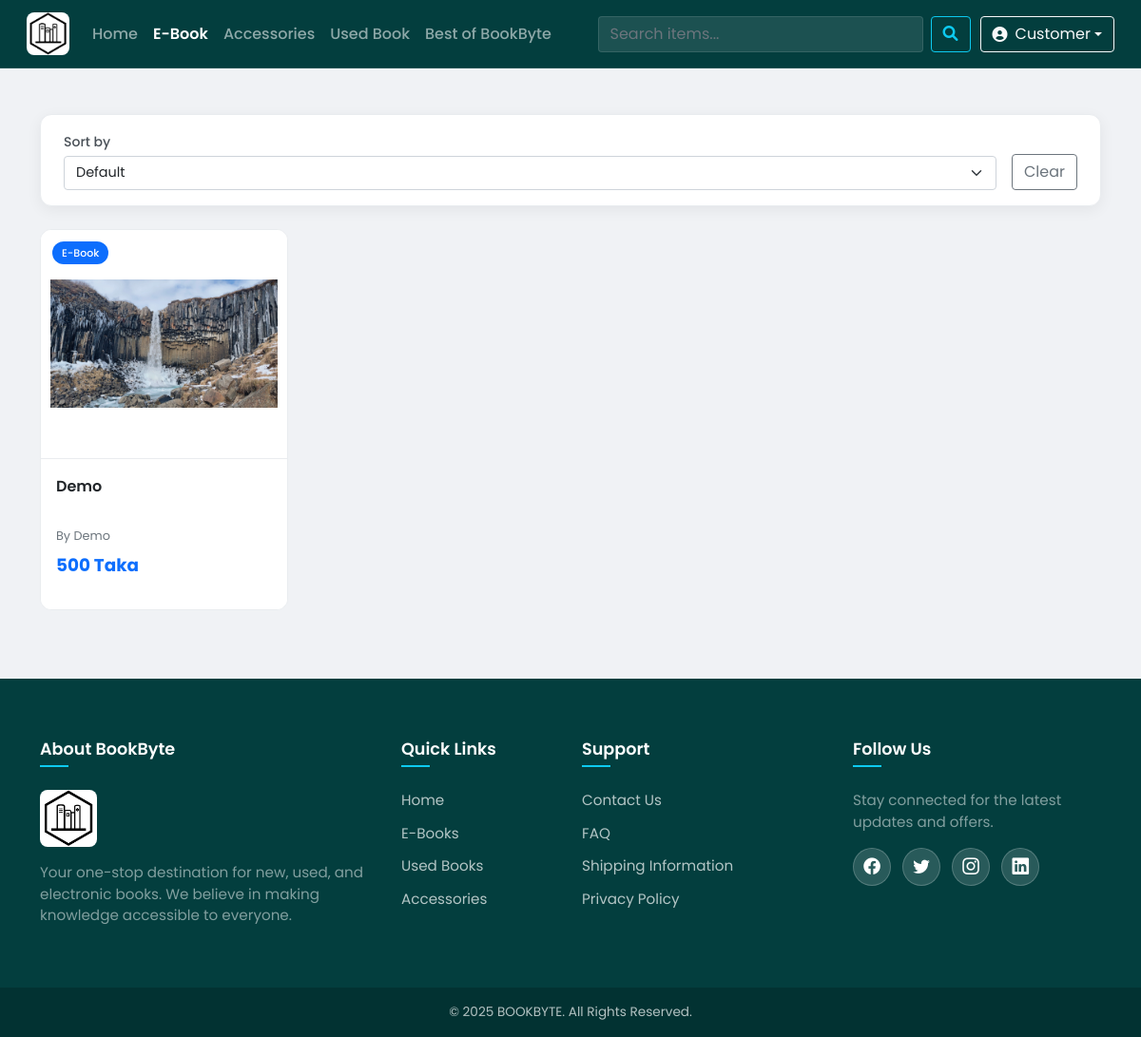
/ebook_user/ (signed in), run on the app's committed database.
### products/models.py (models this page shows, shortened)
class Ebook(models.Model):
    title = models.CharField(max_length=200)
    author = models.CharField(max_length=200)
    description = models.TextField(blank=True, null=True)
    image = models.ImageField(upload_to='images/', blank=True, null=True, default='images/default.jpg')
    price = models.IntegerField(blank=True, null=True)
    date_time = models.DateTimeField(auto_now_add=True, blank=True, null=True)

### user/views.py (the view)
# urls.py: path('ebook_user/', u_views.ebook_user, name='ebook_user'),
@login_required
def ebook_user(request): # Or whatever your view is named
    ebooks = Ebook.objects.all()
    sort_option = request.GET.get('sort', '') # Get the selected sort option
    if sort_option == 'price_asc':
        ebooks = ebooks.order_by('price')
    elif sort_option == 'price_desc':
        ebooks = ebooks.order_by('-price')
    else:
        ebooks = ebooks.order_by('-date_time')
    context = {
        'ebook': ebooks, # Pass the sorted list of e-books
        'current_sort': sort_option, # Pass back the selected sort option for the form
    }
    return render(request, 'ebook_user.html', context)

### user/templates/ebook_user.html (shortened to what this page needs)
{% extends 'main_user.html' %}
{% load static %}
{% block head_css %}
    <link rel="stylesheet" href="{% static 'css/home_user.css' %}">
    <link href="https://cdnjs.cloudflare.com/ajax/libs/font-awesome/5.15.4/css/all.min.css" rel="stylesheet">
{% endblock %}
{% block content %}
<div class="container py-5">
    <div class="filter-bar mb-4">
        <form action="{% url 'ebook_user' %}" method="GET" class="d-flex align-items-end gap-3 flex-wrap">
            <div class="form-group mb-0 flex-grow-1">
                <label for="sort-select" class="form-label small">Sort by</label>
                <select name="sort" id="sort-select" class="form-select" onchange="this.form.submit()">
                    <option value="default" {% if not current_sort or current_sort == 'default' %}selected{% endif %}>Default</option>
                </select>
            </div>
            <div class="form-group mb-0">
                <a href="{% url 'ebook_user' %}" class="btn btn-outline-secondary">Clear</a>
            </div>
        </form>
    </div>
    <div class="row">
        {% for p in ebook %}
        <div class="col-lg-3 col-md-4 col-sm-6 mb-4 d-flex align-items-stretch">
            <div class="card product-card h-100 w-100">
                <div class="card-image-wrapper">
                    {% if p.image %}
                        <img src="{{ p.image.url }}" class="card-img-top" alt="{{ p.title }}">
                    {% endif %}
                    <span class="category-badge">E-Book</span>
                </div>
                <div class="card-body d-flex flex-column">
                    <h5 class="card-title">{{ p.title }}</h5>
                    <p class="card-author text-muted small mb-2">By {{ p.author|default:'Unknown Author' }}</p>
                    <p class="card-price mt-auto">{{ p.price }} Taka</p>
                </div>
            </div>
        </div>
        {% endfor %}
    </div>
</div>
{% endblock content %}

### user/templates/navbar_user.html (shortened to what this page needs)
{% load static %}
<link href="https://cdnjs.cloudflare.com/ajax/libs/font-awesome/6.0.0-beta3/css/all.min.css" rel="stylesheet">
<link rel="stylesheet" href="{% static 'css/navbar.css' %}">
<nav class="navbar navbar-expand-lg navbar-dark custom-navbar sticky-top">
    <div class="container-fluid">
        <a class="navbar-brand" href="{% url 'home' %}">
            <img src="{% static 'images/images (1).png' %}" alt="Logo">
        </a>
        <div class="collapse navbar-collapse" id="navbarSupportedContent">
            <ul class="navbar-nav me-auto mb-2 mb-lg-0">
                <li class="nav-item">
                    <a class="nav-link {% if request.path == '/home/' %}active{% endif %}"
                        href="{% url 'home' %}">Home</a>
                </li>
                <li class="nav-item">
                    <a class="nav-link {% if request.path == '/ebook_user/' %}active{% endif %}"
                        href="{% url 'ebook_user' %}">E-Book</a>
                </li>
                <li class="nav-item">
                    <a class="nav-link {% if request.path == '/accessories_user/' %}active{% endif %}"
                        href="{% url 'accessories_user' %}">Accessories</a>
                </li>
                <li class="nav-item">
                    <a class="nav-link {% if request.path == '/usedBook_user/' %}active{% endif %}"
                        href="{% url 'usedBook_user' %}">Used Book</a>
                </li>
                <li class="nav-item">
                    <a class="nav-link {% if request.path == '/recommendation/' %}active{% endif %}"
                        href="{% url 'recommendation' %}">Best of BookByte</a>
                </li>
            </ul>
            <div class="d-flex align-items-center gap-3">
                <div id="search-wrapper" style="position: relative;">
                    <form class="d-flex" action="{% url 'search_user' %}" method="GET">
                        <input id="search-input" class="form-control me-2" type="search" name="q" placeholder="Search items..."
                            aria-label="Search" autocomplete="off">
                        <button class="btn btn-outline-info" type="submit">
                            <i class="fas fa-search"></i>
                        </button>
                    </form>
                </div>
            </div>
                <div class="dropdown" style="margin-left: 10px;">
                    <a href="#" class="btn btn-outline-light d-flex align-items-center dropdown-toggle"
                        id="profileDropdown" role="button" data-bs-toggle="dropdown" aria-expanded="false">
                        <i class="fas fa-user-circle me-2"></i>
                        {{ user.username }}
                    </a>
                </div>
            </div>
        </div>
</nav>

### static/css/navbar.css (style rules this page uses)
:root { --navbar-bg: #033E3E; --primary-accent: #0dcaf0; --primary-text-dark: #212529; --link-color: rgba(255, 255, 255, 0.8); --link-hover-color: #ffffff; }
.custom-navbar { background-color: var(--navbar-bg); padding: 0.5rem 1rem; backdrop-filter: blur(8px); -webkit-backdrop-filter: blur(8px); border-bottom: 1px solid rgba(255, 255, 255, 0.1); min-height: 70px; }
.navbar-brand img { height: 45px; width: auto; border-radius: 8px; transition: transform 0.3s ease; }
.nav-link { font-size: 1rem; font-weight: 500; color: var(--link-color); padding: 0.5rem 1rem; position: relative; transition: color 0.3s ease; }
.nav-link.active { color: var(--link-hover-color); font-weight: 600; }
.custom-navbar .form-control { background-color: rgba(255, 255, 255, 0.1); border: 1px solid rgba(255, 255, 255, 0.2); color: white; transition: all 0.3s ease; }

### static/css/footer.css (style rules this page uses)
:root { --footer-bg: #033E3E; --footer-text: rgba(255, 255, 255, 0.7); --footer-heading: #ffffff; --footer-link-hover: #0dcaf0; --footer-border: rgba(255, 255, 255, 0.1); }

### static/css/home_user.css (style rules this page uses)
:root { --primary-color: #0d6efd; --light-gray: #f0f2f5; --dark-text: #212529; --card-shadow: 0 4px 15px rgba(0, 0, 0, 0.07); --card-shadow-hover: 0 8px 25px rgba(0, 0, 0, 0.12); --border-radius: 12px; --font-family: 'Poppins', sans-serif; }
body { font-family: var(--font-family); background-color: var(--light-gray); }
.product-card { border: 1px solid #e9ecef; border-radius: var(--border-radius); box-shadow: none; transition: all 0.35s ease-in-out; position: relative; overflow: hidden; }
.card-image-wrapper { position: relative; overflow: hidden; background-color: #fff; }
.product-card .card-img-top { height: 240px; width: 100%; object-fit: contain; padding: 10px; transition: transform 0.35s ease-in-out; }
.category-badge, .stock-out-badge { position: absolute; top: 12px; background-color: var(--primary-color); color: white; padding: 4px 10px; border-radius: 50px; font-size: 11px; font-weight: 500; z-index: 2; }
.category-badge { left: 12px; }
.card-body { padding: 1rem; background-color: #fff; border-top: 1px solid #e9ecef; }
.card-title { font-size: 1rem; font-weight: 600; color: var(--dark-text); margin-bottom: 0.25rem; height: 3.2em; line-height: 1.6em; display: -webkit-box; -webkit-line-clamp: 2; -webkit-box-orient: vertical; overflow: hidden; text-overflow: ellipsis; }
.card-author { font-size: 0.8rem; color: #6c757d; margin-bottom: 1rem; }
.card-price { font-size: 1.15rem; font-weight: 700; color: var(--primary-color); }
.filter-bar { background-color: #ffffff; padding: 1rem 1.5rem; border-radius: 0.75rem; box-shadow: 0 4px 15px rgba(0, 0, 0, 0.06); border: 1px solid #e9ecef; }
.filter-bar .form-label { font-weight: 500; color: #495057; margin-bottom: 0.25rem; }
.filter-bar .form-select { font-size: 0.9rem; }

### data on the page
Ebook: image (picture), title "Demo", author "Demo", price "500"

### other printed values
{{ user.username }} "Customer"
